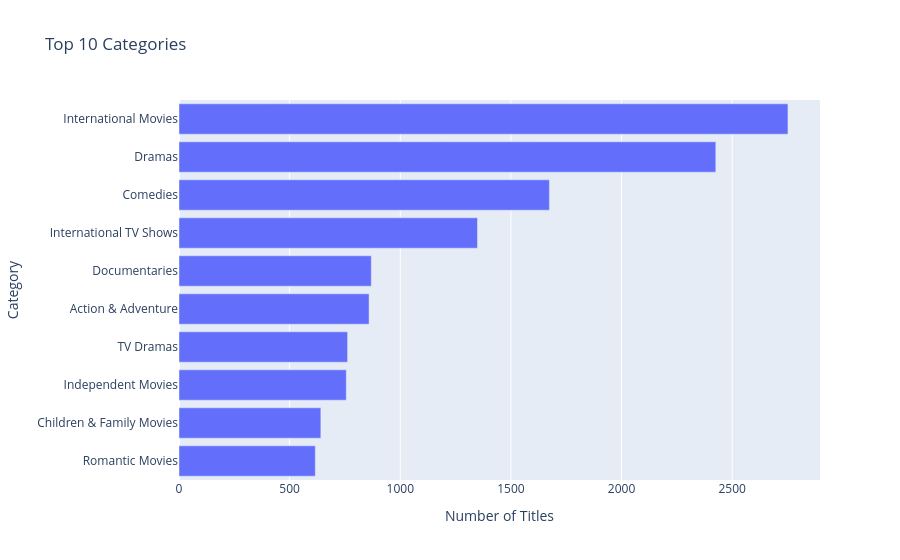

The notebook cell saved with this chart:
### Code cell
fig = px.bar(x=top_genres.values, y=top_genres.index, orientation="h",
             title="Top 10 Categories",
             labels={"x": "Number of Titles", "y": "Category"})
fig.update_layout(yaxis={"categoryorder": "total ascending"})
fig.show()

### Figure 1 — Plotly figure (JSON) as saved in the notebook; plotly's stock layout.template omitted (floating-point values rounded to 4 significant figures)
{"data": [{"hovertemplate": "Number of Titles=%{x}<br>Category=%{y}<extra></extra>", "legendgroup": "", "marker": {"color": "#636efa", "pattern": {"shape": ""}}, "name": "", "orientation": "h", "showlegend": false, "textposition": "auto", "type": "bar", "x": [2752, 2426, 1674, 1349, 869, 859, 762, 756, 641, 616], "xaxis": "x", "y": ["International Movies", "Dramas", "Comedies", "International TV Shows", "Documentaries", "Action & Adventure", "TV Dramas", "Independent Movies", "Children & Family Movies", "Romantic Movies"], "yaxis": "y"}], "layout": {"barmode": "relative", "legend": {"tracegroupgap": 0}, "title": {"text": "Top 10 Categories"}, "xaxis": {"anchor": "y", "domain": [0, 1], "title": {"text": "Number of Titles"}}, "yaxis": {"anchor": "x", "categoryorder": "total ascending", "domain": [0, 1], "title": {"text": "Category"}}}}
